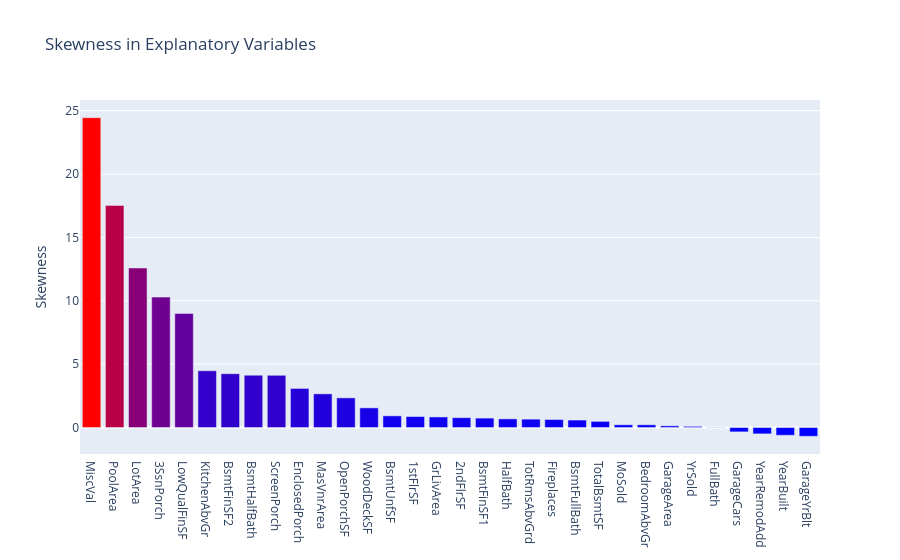

Here is the notebook cell this chart was saved with:
### Markdown cell above
## **Skewness of Explanatory Variables**

Now, it is time to analyze the skewness of explanatory variables. I show the skewness of explanatory variables in the following bar plot.

### Code cell
def bar_plot(x, y, title, yaxis, c_scale):
    trace = go.Bar(
    x = x,
    y = y,
    marker = dict(color = y, colorscale = c_scale))
    layout = go.Layout(hovermode= 'closest', title = title, yaxis = dict(title = yaxis))
    fig = go.Figure(data = [trace], layout = layout)
    return iplot(fig)

def show_explanetory_variables_skewness(process_data):
    skew_study_data = process_data[numerical_features].skew()
    skew_merged = pd.DataFrame(data = skew_study_data, columns = ['Skewness'])
    skew_merged_sorted = skew_merged.sort_values(ascending = False, by = 'Skewness')
    bar_plot(skew_merged_sorted.index, skew_merged_sorted.Skewness, 'Skewness in Explanatory Variables', 'Skewness', 'Bluered')

show_explanetory_variables_skewness(study_data)

### Figure 1 — Plotly figure (JSON) as saved in the notebook; plotly's stock layout.template omitted (floating-point values rounded to 4 significant figures)
{"data": [{"marker": {"color": [24.44, 17.52, 12.59, 10.29, 8.999, 4.481, 4.249, 4.129, 4.116, 3.084, 2.657, 2.34, 1.551, 0.9218, 0.8671, 0.8352, 0.7779, 0.7449, 0.6842, 0.6614, 0.6327, 0.5912, 0.4864, 0.2179, 0.2151, 0.133, 0.09321, 0.01769, -0.3435, -0.4998, -0.6101, -0.6911], "colorscale": [[0, "rgb(0,0,255)"], [1, "rgb(255,0,0)"]]}, "type": "bar", "x": ["MiscVal", "PoolArea", "LotArea", "3SsnPorch", "LowQualFinSF", "KitchenAbvGr", "BsmtFinSF2", "BsmtHalfBath", "ScreenPorch", "EnclosedPorch", "MasVnrArea", "OpenPorchSF", "WoodDeckSF", "BsmtUnfSF", "1stFlrSF", "GrLivArea", "2ndFlrSF", "BsmtFinSF1", "HalfBath", "TotRmsAbvGrd", "Fireplaces", "BsmtFullBath", "TotalBsmtSF", "MoSold", "BedroomAbvGr", "GarageArea", "YrSold", "FullBath", "GarageCars", "YearRemodAdd", "YearBuilt", "GarageYrBlt"], "y": [24.44, 17.52, 12.59, 10.29, 8.999, 4.481, 4.249, 4.129, 4.116, 3.084, 2.657, 2.34, 1.551, 0.9218, 0.8671, 0.8352, 0.7779, 0.7449, 0.6842, 0.6614, 0.6327, 0.5912, 0.4864, 0.2179, 0.2151, 0.133, 0.09321, 0.01769, -0.3435, -0.4998, -0.6101, -0.6911]}], "layout": {"hovermode": "closest", "title": {"text": "Skewness in Explanatory Variables"}, "yaxis": {"title": {"text": "Skewness"}}}}
